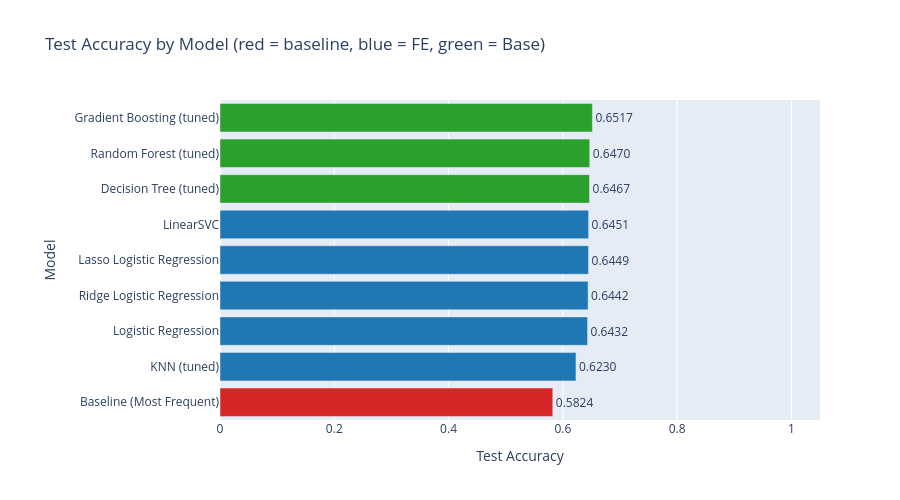

This figure's notebook cell:
### Code cell
# Horizontal bar chart — models sorted descending by test accuracy.
# Baseline is highlighted in red so it is easy to read the improvement gap.
# Models are color-coded by feature set (Base vs FE).

import plotly.graph_objects as go

plot_df = comparison_df_numeric.sort_values('Test Accuracy')   # ascending for barh

colors = []
for _, row in plot_df.iterrows():
    if row['Model'] == 'Baseline (Most Frequent)':
        colors.append('#d62728')   # red  — baseline reference
    elif row['Feature Set'] == 'FE':
        colors.append('#1f77b4')   # blue — feature-engineered models
    else:
        colors.append('#2ca02c')   # green — tree-based / base models

fig = go.Figure(go.Bar(
    x=plot_df['Test Accuracy'],
    y=plot_df['Model'],
    orientation='h',
    marker_color=colors,
    text=plot_df['Test Accuracy'].map('{:.4f}'.format),
    textposition='outside'
))
fig.update_layout(
    title='Test Accuracy by Model (red = baseline, blue = FE, green = Base)',
    xaxis=dict(title='Test Accuracy', range=[0, 1.05]),
    yaxis_title='Model',
    height=500,
    margin=dict(l=220)
)
fig.show()

### Figure 1 — Plotly figure (JSON) as saved in the notebook; plotly's stock layout.template omitted (floating-point values rounded to 4 significant figures)
{"data": [{"marker": {"color": ["#d62728", "#1f77b4", "#1f77b4", "#1f77b4", "#1f77b4", "#1f77b4", "#2ca02c", "#2ca02c", "#2ca02c"]}, "orientation": "h", "text": ["0.5824", "0.6230", "0.6432", "0.6442", "0.6449", "0.6451", "0.6467", "0.6470", "0.6517"], "textposition": "outside", "type": "bar", "x": [0.5824, 0.623, 0.6432, 0.6442, 0.6449, 0.6451, 0.6467, 0.647, 0.6517], "y": ["Baseline (Most Frequent)", "KNN (tuned)", "Logistic Regression", "Ridge Logistic Regression", "Lasso Logistic Regression", "LinearSVC", "Decision Tree (tuned)", "Random Forest (tuned)", "Gradient Boosting (tuned)"]}], "layout": {"height": 500, "margin": {"l": 220}, "title": {"text": "Test Accuracy by Model (red = baseline, blue = FE, green = Base)"}, "xaxis": {"range": [0, 1.05], "title": {"text": "Test Accuracy"}}, "yaxis": {"title": {"text": "Model"}}}}
